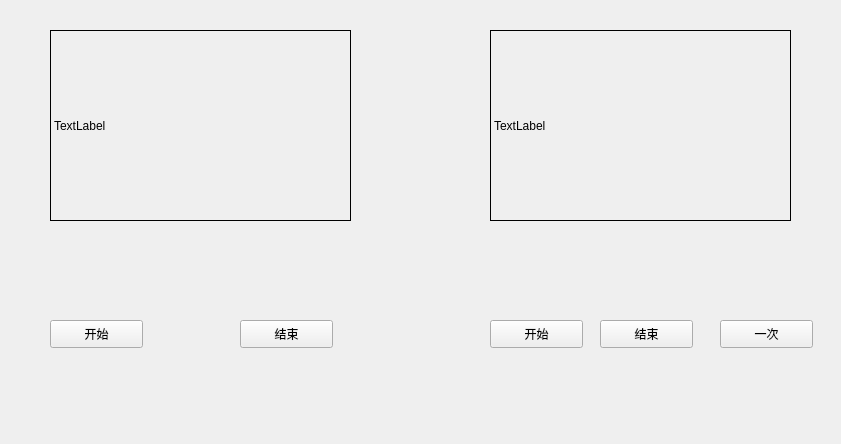
<?xml version="1.0" encoding="UTF-8"?>
<ui version="4.0">
 <class>Widget</class>
 <widget class="QWidget" name="Widget">
  <property name="geometry">
   <rect>
    <x>0</x>
    <y>0</y>
    <width>841</width>
    <height>444</height>
   </rect>
  </property>
  <property name="windowTitle">
   <string>Widget</string>
  </property>
  <widget class="QLabel" name="label">
   <property name="geometry">
    <rect>
     <x>50</x>
     <y>30</y>
     <width>301</width>
     <height>191</height>
    </rect>
   </property>
   <property name="frameShape">
    <enum>QFrame::Box</enum>
   </property>
   <property name="text">
    <string>TextLabel</string>
   </property>
   <property name="scaledContents">
    <bool>true</bool>
   </property>
  </widget>
  <widget class="QPushButton" name="pushButton">
   <property name="geometry">
    <rect>
     <x>50</x>
     <y>320</y>
     <width>93</width>
     <height>28</height>
    </rect>
   </property>
   <property name="text">
    <string>开始</string>
   </property>
  </widget>
  <widget class="QPushButton" name="pushButton_2">
   <property name="geometry">
    <rect>
     <x>240</x>
     <y>320</y>
     <width>93</width>
     <height>28</height>
    </rect>
   </property>
   <property name="text">
    <string>结束</string>
   </property>
  </widget>
  <widget class="QLabel" name="label_2">
   <property name="geometry">
    <rect>
     <x>490</x>
     <y>30</y>
     <width>301</width>
     <height>191</height>
    </rect>
   </property>
   <property name="frameShape">
    <enum>QFrame::Box</enum>
   </property>
   <property name="text">
    <string>TextLabel</string>
   </property>
   <property name="scaledContents">
    <bool>true</bool>
   </property>
  </widget>
  <widget class="QPushButton" name="pushButton_3">
   <property name="geometry">
    <rect>
     <x>490</x>
     <y>320</y>
     <width>93</width>
     <height>28</height>
    </rect>
   </property>
   <property name="text">
    <string>开始</string>
   </property>
  </widget>
  <widget class="QPushButton" name="pushButton_4">
   <property name="geometry">
    <rect>
     <x>600</x>
     <y>320</y>
     <width>93</width>
     <height>28</height>
    </rect>
   </property>
   <property name="text">
    <string>结束</string>
   </property>
  </widget>
  <widget class="QPushButton" name="pushButton_5">
   <property name="geometry">
    <rect>
     <x>720</x>
     <y>320</y>
     <width>93</width>
     <height>28</height>
    </rect>
   </property>
   <property name="text">
    <string>一次</string>
   </property>
  </widget>
 </widget>
 <resources/>
 <connections/>
</ui>
